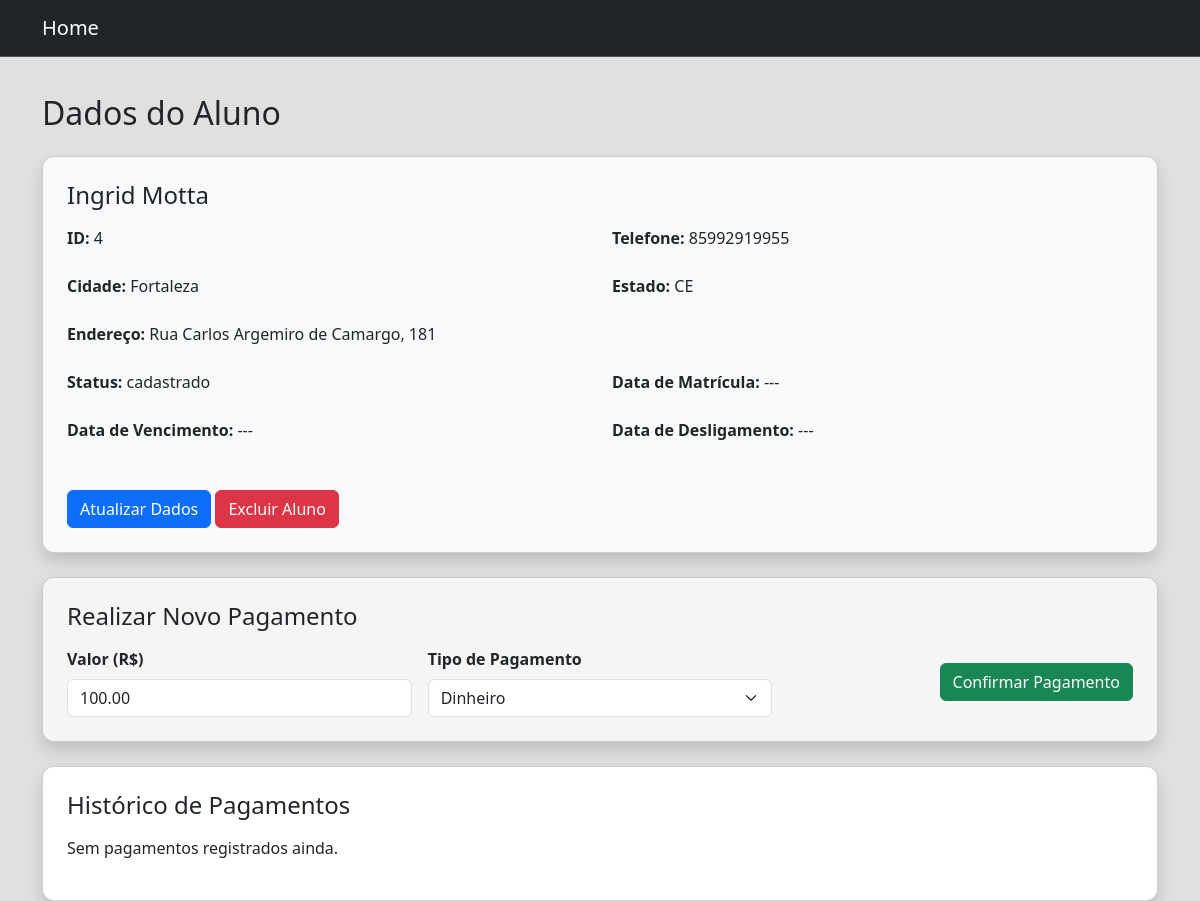
The page /aluno/4 on the database as committed earlier.
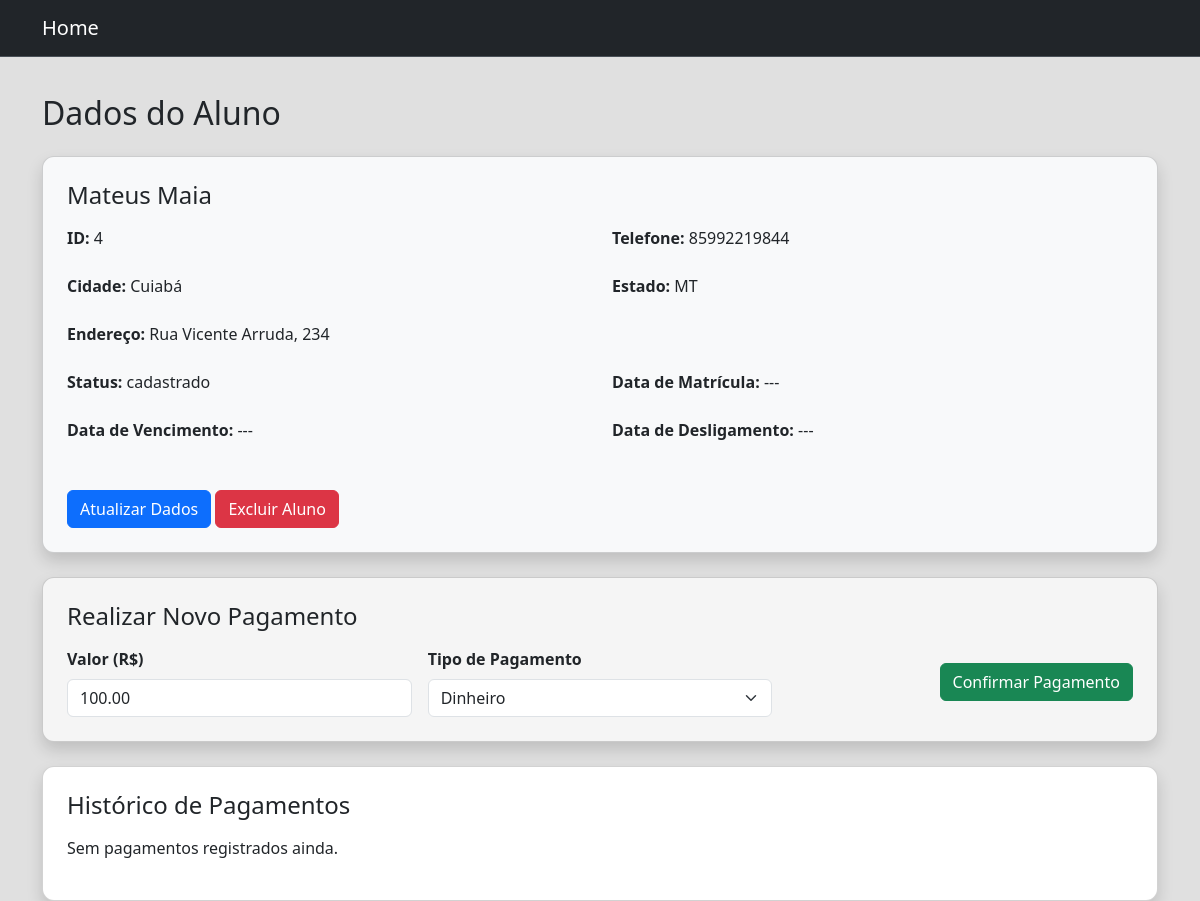
The same page on the database as committed later.
### tables this page shows
CREATE TABLE alunos (id INTEGER PRIMARY KEY, 
                                                                    nome TEXT NOT NULL, 
                                                                    endereco TEXT NOT NULL,
                                                                    cidade TEXT NOT NULL,
                                                                    estado TEXT NOT NULL CHECK (LENGTH(estado) = 2),
                                                                    telefone TEXT NOT NULL UNIQUE,
                                                                    status TEXT NOT NULL,
                                                                    data_matricula DATE,
                                                                    data_vencimento DATE,
                                                                    data_desligamento DATE);

### app/views.py (the view, shortened to what this page needs)
@app.route("/aluno/<int:id>", methods=["GET"])
def dados_aluno(id):
    alunos = db.listar_alunos()
    for a in alunos:
        if a[0] == id:
            aluno = a
    pagamentos = db.listar_pagamentos(id)
    return render_template('aluno.html', title = "Dados do Aluno", aluno = aluno, pagamentos = pagamentos)

### app/models.py (called while the page is built)
    def abrir_conexao(self):
        try:
            self.connect = sqlite3.connect("database.db")
        except sqlite3.Error as erro:
            print(f"Ocorreu um erro ao abrir o banco de dodos {erro}")

    def fechar_conexao(self):
        try:
            self.connect.close()
            print("Banco foi fechado com sucesso")
        except sqlite3.Error as erro:
            print(f"falha ao fechar o banco {erro}")

    def listar_alunos(self):
        self.abrir_conexao()
        select_query = """ SELECT * FROM alunos """
        alunos = []
        try:
            cursor = self.connect.cursor()
            cursor.execute(select_query)
            alunos = cursor.fetchall()
        except sqlite3.Error as erro:
             print(f"falha ao listar os dados{erro}")
        finally:
            if self.connect:
                cursor.close()
                self.fechar_conexao()
            return alunos

    def listar_pagamentos(self, id_aluno):
        self.abrir_conexao()
        select_query = """ SELECT * FROM pagamentos WHERE id_aluno = ?"""
        pagamentos = []
        try:
            cursor = self.connect.cursor()
            cursor.execute(select_query, (id_aluno,))
            pagamentos = cursor.fetchall()
        except sqlite3.Error as erro:
            print(f"Erro ao listar pagamentos: {erro}")
        finally:
            if self.connect:
                cursor.close()
                self.fechar_conexao()
            return pagamentos

### app/templates/aluno.html (shortened to what this page needs)
{% extends 'layout.html' %}
{% block content %}
<div class="container mt-4">
    <h2 class="mb-4">Dados do Aluno</h2>
    <div class="card shadow p-4 mb-4 bg-light">
        <h4 class="card-title mb-3">{{ aluno[1] }}</h4>
        <div class="row mb-2">
            <div class="col-md-6">
                <p><strong>ID:</strong> {{ aluno[0] }}</p>
            </div>
            <div class="col-md-6">
                <p><strong>Telefone:</strong> {{ aluno[5] }}</p>
            </div>
        </div>
        <div class="row mb-2">
            <div class="col-md-6">
                <p><strong>Cidade:</strong> {{ aluno[3] }}</p>
            </div>
            <div class="col-md-6">
                <p><strong>Estado:</strong> {{ aluno[4] }}</p>
            </div>
        </div>
        <div class="row mb-2">
            <div class="col-md-12">
                <p><strong>Endereço:</strong> {{ aluno[2] }}</p>
            </div>
        </div>
        <div class="row mb-2">
            <div class="col-md-6">
                <p><strong>Status:</strong> {{ aluno[6] }}</p>
            </div>
            <div class="col-md-6">
                <p><strong>Data de Matrícula:</strong> {{ aluno[7] or '---' }}</p>
            </div>
        </div>
        <div class="row mb-2">
            <div class="col-md-6">
                <p><strong>Data de Vencimento:</strong> {{ aluno[8] or '---' }}</p>
            </div>
            <div class="col-md-6">
                <p><strong>Data de Desligamento:</strong> {{ aluno[9] or '---' }}</p>
            </div>
        </div>
        <div class="mt-4">
            <a href="{{ url_for('atualizar_dados_aluno', id=aluno[0]) }}" class="btn btn-primary">Atualizar Dados</a>
            <a href="" class="btn btn-danger" data-bs-target="#deletar" data-bs-toggle="modal">
                Excluir Aluno
            </a>
        </div>
    </div>
    <div class="card shadow p-4 mb-4">
        <h4 class="mb-3">Realizar Novo Pagamento</h4>
        <form action="{{ url_for('novo_pagamento', id=aluno[0]) }}" method="POST">
            <div class="row g-3 align-items-center">
                <div class="col-md-4">
                    <label for="valor" class="form-label"><strong>Valor (R$)</strong></label>
                    <input type="number" name="valor" id="valor" class="form-control" value="100.00" readonly>
                </div>
                <div class="col-md-4">
                    <label for="tipo" class="form-label"><strong>Tipo de Pagamento</strong></label>
                    <select name="tipo" id="tipo" class="form-select" required>
                        <option value="Dinheiro">Dinheiro</option>
                    </select>
                </div>
                <div class="col-md-4 d-flex align-items-end justify-content-end">
                    <button type="button" class="btn btn-success" data-bs-toggle="modal" data-bs-target="#meuModal">Confirmar Pagamento</button>
                </div>
            </div>
        </form>
    </div>
    <div class="card shadow p-4 bg-white">
        <h4 class="mb-3">Histórico de Pagamentos</h4>
        {% if pagamentos %}
            <table class="table table-striped">
                <thead>
                    <tr>
                        <th>ID</th>
                        <th>Data</th>
                        <th>Valor (R$)</th>
                        <th>Tipo</th>
                    </tr>
                </thead>
                <tbody>
                    {% for p in pagamentos %}
                    <tr>
                        <td>{{ p[0] }}</td>
                        <td>{{ p[1] }}</td>
                        <td>{{ "%.2f"|format(p[3]) }}</td>
                        <td>{{ p[4] }}</td>
                    </tr>
                    {% endfor %}
                </tbody>
            </table>
        {% else %}
            <p>Sem pagamentos registrados ainda.</p>
        {% endif %}
    </div>
</div>
{% endblock %}

### app/templates/layout.html (shortened to what this page needs)
<!DOCTYPE html>
<html lang="pt-br">
<head>
    <link href="https://cdn.jsdelivr.net/npm/bootstrap@5.3.6/dist/css/bootstrap.min.css" rel="stylesheet">
</head>
<body >
    <nav class="navbar bg-dark border-bottom border-body fixed-top mb-2" data-bs-theme="dark">
        <div class="container-md">
          <a class="navbar-brand" href="{{url_for('homepage')}}">
            Home
          </a>
        </div>
      </nav>
    {% block content %}
    {% endblock content %}
</body>
</html>

### app/templates/layout.html (style rules this page uses)
body { background-color: #e0e0e0; padding-top: 70px }
.card { background-color: #f5f5f5; border-radius: 12px; box-shadow: 0 4px 8px rgba(0,0,0,0.1); }

Rows that differ between the two databases and show on the page:
changed alunos "cadastrado": nome "Ingrid Motta" → "Mateus Maia"; telefone "85992919955" → "85992219844"; cidade "Fortaleza" → "Cuiabá"; estado "CE" → "MT"; endereco "Rua Carlos Argemiro de Camargo, 181" → "Rua Vicente Arruda, 234"
